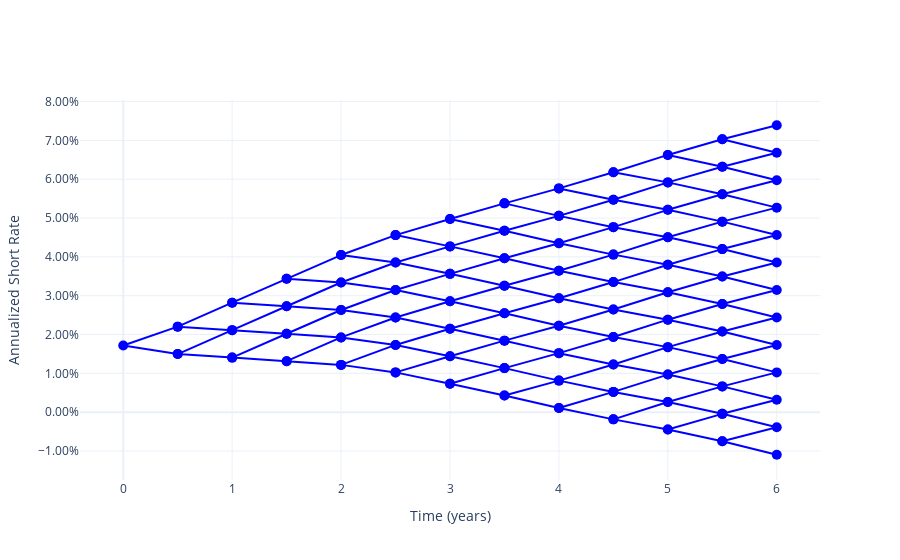

The notebook cell saved with this chart:
### Markdown cell above
# INTEREST RATE TREE

### Code cell
figs[0].show()

### Figure 1 — Plotly figure (JSON) as saved in the notebook; plotly's stock layout.template omitted (floating-point values rounded to 4 significant figures)
{"data": [{"hovertemplate": "%{y:.2%}<extra></extra>", "line": {"color": "blue"}, "marker": {"color": "blue", "size": 10}, "mode": "lines+markers", "type": "scatter", "x": [0.5, 0, 0.5], "y": [0.02204, 0.01718, 0.01497]}, {"hovertemplate": "%{y:.2%}<extra></extra>", "line": {"color": "blue"}, "marker": {"color": "blue", "size": 10}, "mode": "lines+markers", "type": "scatter", "x": [1, 0.5, 1, 0.5, 1], "y": [0.0282, 0.02204, 0.02113, 0.01497, 0.01406]}, {"hovertemplate": "%{y:.2%}<extra></extra>", "line": {"color": "blue"}, "marker": {"color": "blue", "size": 10}, "mode": "lines+markers", "type": "scatter", "x": [1.5, 1, 1.5, 1, 1.5, 1, 1.5], "y": [0.03435, 0.0282, 0.02728, 0.02113, 0.02021, 0.01406, 0.01314]}, {"hovertemplate": "%{y:.2%}<extra></extra>", "line": {"color": "blue"}, "marker": {"color": "blue", "size": 10}, "mode": "lines+markers", "type": "scatter", "x": [2, 1.5, 2, 1.5, 2, 1.5, 2, 1.5, 2], "y": [0.04047, 0.03435, 0.0334, 0.02728, 0.02633, 0.02021, 0.01926, 0.01314, 0.01219]}, {"hovertemplate": "%{y:.2%}<extra></extra>", "line": {"color": "blue"}, "marker": {"color": "blue", "size": 10}, "mode": "lines+markers", "type": "scatter", "x": [2.5, 2, 2.5, 2, 2.5, 2, 2.5, 2, 2.5, 2, 2.5], "y": [0.04561, 0.04047, 0.03854, 0.0334, 0.03147, 0.02633, 0.02439, 0.01926, 0.01732, 0.01219, 0.01025]}, {"hovertemplate": "%{y:.2%}<extra></extra>", "line": {"color": "blue"}, "marker": {"color": "blue", "size": 10}, "mode": "lines+markers", "type": "scatter", "x": [3, 2.5, 3, 2.5, 3, 2.5, 3, 2.5, 3, 2.5, 3, 2.5, 3], "y": [0.04977, 0.04561, 0.0427, 0.03854, 0.03563, 0.03147, 0.02856, 0.02439, 0.02149, 0.01732, 0.01442, 0.01025, 0.007344]}, {"hovertemplate": "%{y:.2%}<extra></extra>", "line": {"color": "blue"}, "marker": {"color": "blue", "size": 10}, "mode": "lines+markers", "type": "scatter", "x": [3.5, 3, 3.5, 3, 3.5, 3, 3.5, 3, 3.5, 3, 3.5, 3, 3.5, 3, 3.5], "y": [0.05378, 0.04977, 0.04671, 0.0427, 0.03964, 0.03563, 0.03257, 0.02856, 0.02549, 0.02149, 0.01842, 0.01442, 0.01135, 0.007344, 0.004282]}, {"hovertemplate": "%{y:.2%}<extra></extra>", "line": {"color": "blue"}, "marker": {"color": "blue", "size": 10}, "mode": "lines+markers", "type": "scatter", "x": [4, 3.5, 4, 3.5, 4, 3.5, 4, 3.5, 4, 3.5, 4, 3.5, 4, 3.5, 4, 3.5, 4], "y": [0.05763, 0.05378, 0.05056, 0.04671, 0.04349, 0.03964, 0.03642, 0.03257, 0.02935, 0.02549, 0.02228, 0.01842, 0.01521, 0.01135, 0.008136, 0.004282, 0.001065]}, {"hovertemplate": "%{y:.2%}<extra></extra>", "line": {"color": "blue"}, "marker": {"color": "blue", "size": 10}, "mode": "lines+markers", "type": "scatter", "x": [4.5, 4, 4.5, 4, 4.5, 4, 4.5, 4, 4.5, 4, 4.5, 4, 4.5, 4, 4.5, 4, 4.5, 4, 4.5], "y": [0.06179, 0.05763, 0.05472, 0.05056, 0.04765, 0.04349, 0.04058, 0.03642, 0.03351, 0.02935, 0.02644, 0.02228, 0.01937, 0.01521, 0.0123, 0.008136, 0.005225, 0.001065, -0.001847]}, {"hovertemplate": "%{y:.2%}<extra></extra>", "line": {"color": "blue"}, "marker": {"color": "blue", "size": 10}, "mode": "lines+markers", "type": "scatter", "x": [5, 4.5, 5, 4.5, 5, 4.5, 5, 4.5, 5, 4.5, 5, 4.5, 5, 4.5, 5, 4.5, 5, 4.5, 5, 4.5, 5], "y": [0.06626, 0.06179, 0.05918, 0.05472, 0.05211, 0.04765, 0.04504, 0.04058, 0.03797, 0.03351, 0.0309, 0.02644, 0.02383, 0.01937, 0.01676, 0.0123, 0.009687, 0.005225, 0.002616, -0.001847, -0.004455]}, {"hovertemplate": "%{y:.2%}<extra></extra>", "line": {"color": "blue"}, "marker": {"color": "blue", "size": 10}, "mode": "lines+markers", "type": "scatter", "x": [5.5, 5, 5.5, 5, 5.5, 5, 5.5, 5, 5.5, 5, 5.5, 5, 5.5, 5, 5.5, 5, 5.5, 5, 5.5, 5, 5.5, 5, 5.5], "y": [0.07029, 0.06626, 0.06322, 0.05918, 0.05615, 0.05211, 0.04907, 0.04504, 0.042, 0.03797, 0.03493, 0.0309, 0.02786, 0.02383, 0.02079, 0.01676, 0.01372, 0.009687, 0.006648, 0.002616, -0.0004228, -0.004455, -0.007494]}, {"hovertemplate": "%{y:.2%}<extra></extra>", "line": {"color": "blue"}, "marker": {"color": "blue", "size": 10}, "mode": "lines+markers", "type": "scatter", "x": [6, 5.5, 6, 5.5, 6, 5.5, 6, 5.5, 6, 5.5, 6, 5.5, 6, 5.5, 6, 5.5, 6, 5.5, 6, 5.5, 6, 5.5, 6, 5.5, 6], "y": [0.0739, 0.07029, 0.06682, 0.06322, 0.05975, 0.05615, 0.05268, 0.04907, 0.04561, 0.042, 0.03854, 0.03493, 0.03147, 0.02786, 0.0244, 0.02079, 0.01733, 0.01372, 0.01026, 0.006648, 0.003185, -0.0004228, -0.003886, -0.007494, -0.01096]}], "layout": {"showlegend": false, "xaxis": {"title": {"text": "Time (years)"}}, "yaxis": {"tickformat": ".2%", "title": {"text": "Annualized Short Rate"}}}}
